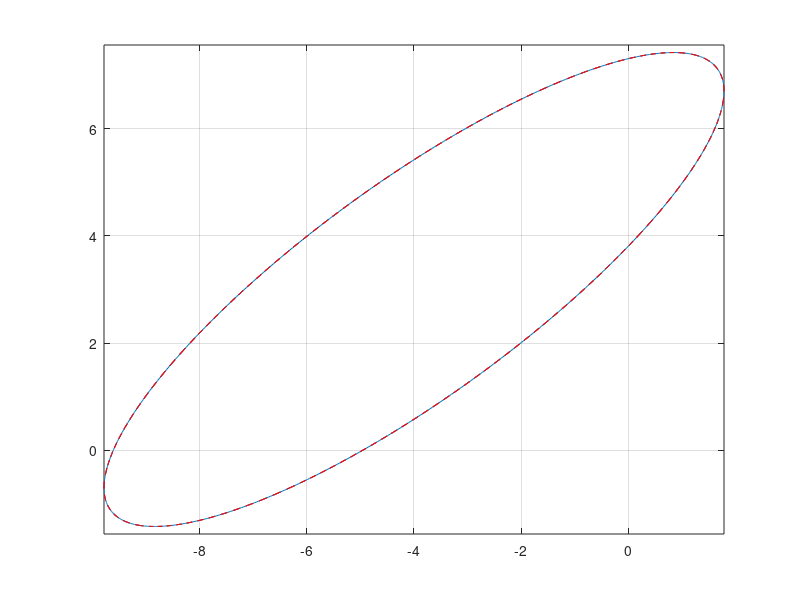

Source code (MATLAB):
function ellipse
a = linspace(0, 2*pi, 1000);

alpha = pi/5;
Q = [cos(alpha) -sin(alpha); sin(alpha) cos(alpha)];
A = [7 0; 0 2];
d = [-4; 3];
dd = kron(d, ones(1,length(a)));

r = 0;
noise = kron(1 - r/2 + r*rand(1,length(a)),ones(2,1));
p0 = noise.*[cos(a); sin(a)];
p = Q*A*p0 + dd;

e = calCost(pack_params(A, d, alpha), p, true);

d0 = sum(p, 2)/size(p, 2);
d0d = kron(d0, ones(1,length(a)));
df = p - d0d;
e = sqrt(df(1,:).^2 + df(2,:).^2);
A0 = [max(e) 0; 0 min(e)];
pmax = df(:,find(e == A0(1,1)));
alpha0 = atan(pmax(2)/pmax(1));
param0 = pack_params(A0, d0, alpha0)
param_optim = fminsearch(@calCost, param0, [], p, true)

%p2 = inv(Q*A)*(p-dd);
%figure;
%plot(p2(1,:),p2(2,:));
%axis equal;
%grid on;



return

function [A, d, alpha, Q] = unpack_params(params)
    A = [params(1) 0; 0 params(2)];
    alpha = params(3);
    Q = [cos(alpha) -sin(alpha); sin(alpha) cos(alpha)];
    d = [params(4); params(5)];
return

function params = pack_params(A, d, alpha)
    params = [A(1,1) A(2,2) alpha d(1) d(2)];
return

function plot_ellipse(params)
    [A, d, alpha, Q] = unpack_params(params);
    a = linspace(0,2*pi,1000);
    p0 = [cos(a); sin(a)];
    p = Q*A*p0 + kron(d, ones(1,size(p0, 2)));

    plot(p(1,:), p(2,:), 'r--');
    axis equal;
    grid on;
    
return


function [e] = calCost(param, p, doPlot)
 
    if (nargin < 3)
        doPlot = false;
    end
    
    [A, d, alpha, Q] = unpack_params(param);
    dd = kron(d, ones(1,size(p,2)));
    p2 = inv(Q*A)*(p-dd);
    e = norm(p2(1,:).^2 + p2(2,:).^2 - 1, 2);

    if (doPlot)
        figure(1);
        plot_ellipse(param);
        hold on;
        plot(p(1,:),p(2,:));
        axis equal;
        grid on;    
        plot_ellipse(param);
        hold off;
    end
    
return
